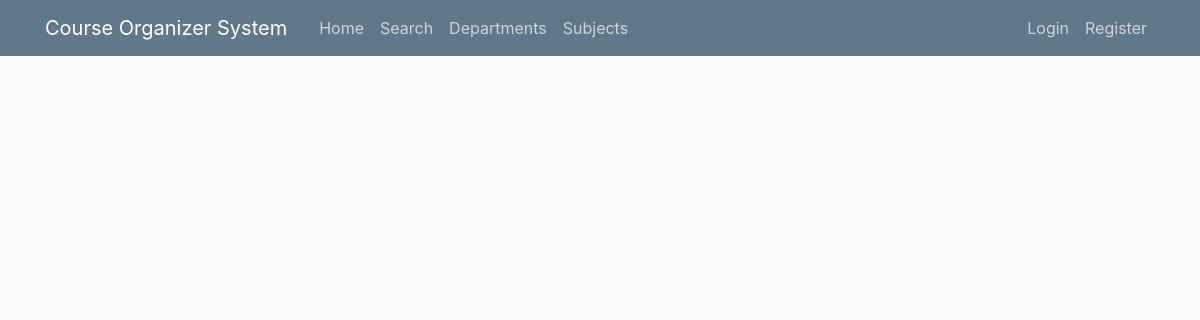
Page /home on the earlier database version.
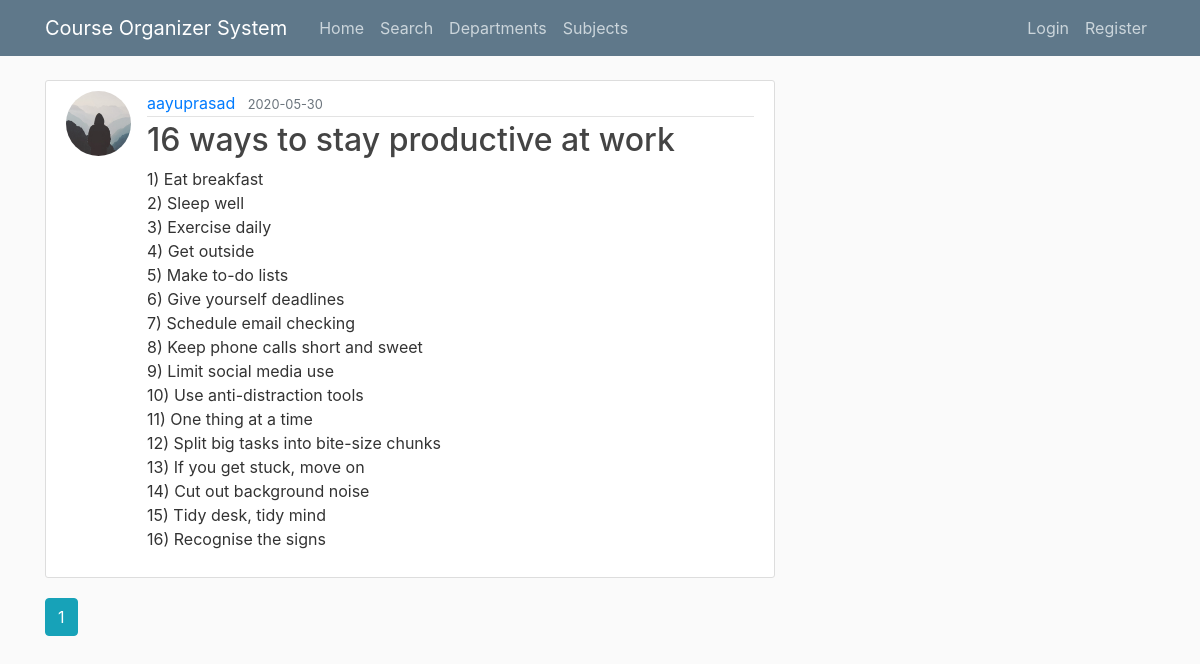
Same page on the later database version.
### cos/models.py (models this page shows, shortened)
class Post(db.Model):
    id = db.Column(db.Integer, primary_key=True)
    title = db.Column(db.String(100), nullable=False)
    date_posted = db.Column(db.DateTime, nullable=False,
                            default=datetime.utcnow)
    content = db.Column(db.Text, nullable=False)
    user_id = db.Column(db.Integer, db.ForeignKey('user.id'), nullable=False)

class User(db.Model, UserMixin):
    id = db.Column(db.Integer, primary_key=True)
    username = db.Column(db.String(20), unique=True, nullable=False)
    first_name = db.Column(db.String(20), nullable=False)
    last_name = db.Column(db.String(20), nullable=True)
    email = db.Column(db.String(120), unique=True, nullable=False)
    image_file = db.Column(db.String(20), nullable=False,
                           default='default.jpg')
    password = db.Column(db.String(60), nullable=False)
    posts = db.relationship('Post', backref='author', lazy=True)
    subjects = db.relationship('Subject', backref='student', lazy=True)
    reviews = db.relationship('Review', backref='reviewer', lazy=True)
    department_id = db.Column(
        db.Integer, db.ForeignKey('department.id'), nullable=True)
    rollno = db.Column(db.String(10), nullable=True)
    title = db.Column(db.String(10), nullable=False)
    followed = db.relationship('User',
                               secondary=followers,
                               primaryjoin=(followers.c.follower_id == id),
                               secondaryjoin=(followers.c.followed_id == id),
                               backref=db.backref('followers', lazy='dynamic'),
                               lazy='dynamic')

### cos/routes.py (the view)
@app.route("/")
@app.route("/home")
def home():
    page = request.args.get('page', 1, type=int)
    posts = Post.query.order_by(
        Post.date_posted.desc()).paginate(page=page, per_page=5)
    return render_template('home.html', posts=posts)

### cos/templates/home.html (shortened to what this page needs)
{% extends "layout.html" %}
{% block content %}
    {% for post in posts.items %}
        <article class="media content-section">
          <img class="rounded-circle article-img" src="{{ url_for('static', filename='profile_pics/' + post.author.image_file) }}">
          <div class="media-body">
            <div class="article-metadata">
              <a class="mr-2" href="{{ url_for('user_posts', username=post.author.username) }}">{{ post.author.username }}</a>
              <small class="text-muted">{{ post.date_posted.strftime('%Y-%m-%d') }}</small>
            </div>
            <h2><a class="article-title" href="{{ url_for('post', post_id=post.id) }}">{{ post.title }}</a></h2>
            <p class="article-content">{{ post.content }}</p>
          </div>
        </article>
    {% endfor %}
    {% for page_num in posts.iter_pages(left_edge=1, right_edge=1, left_current=1, right_current=2) %}
      {% if page_num %}
        {% if posts.page == page_num %}
          <a class="btn btn-info mb-4" href="{{ url_for('home', page=page_num) }}">{{ page_num }}</a>
        {% else %}
          <a class="btn btn-outline-info mb-4" href="{{ url_for('home', page=page_num) }}">{{ page_num }}</a>
        {% endif %}
      {% else %}
        ...
      {% endif %}
    {% endfor %}
{% endblock content %}

Differences in the rows shown:
added Post: image_file (placeholder picture), author.username "aayuprasad", date_posted "2020-05-30", title "16 ways to stay productive at work", content "1) Eat breakfast 2) Sleep well 3) Exercise daily 4) Get outside 5) Make to-do lists 6) Give yourself deadlines 7) Schedule email checking 8) Keep phone calls short and sweet 9) Limit social media use 10) Use anti-distraction tools 11) One thing at a time 12) Split big tasks into bite-size chunks 13) If you get stuck, move on 14) Cut out background noise 15) Tidy desk, tidy mind 16) Recognise the signs"
Other differences:
new list line: "1"
